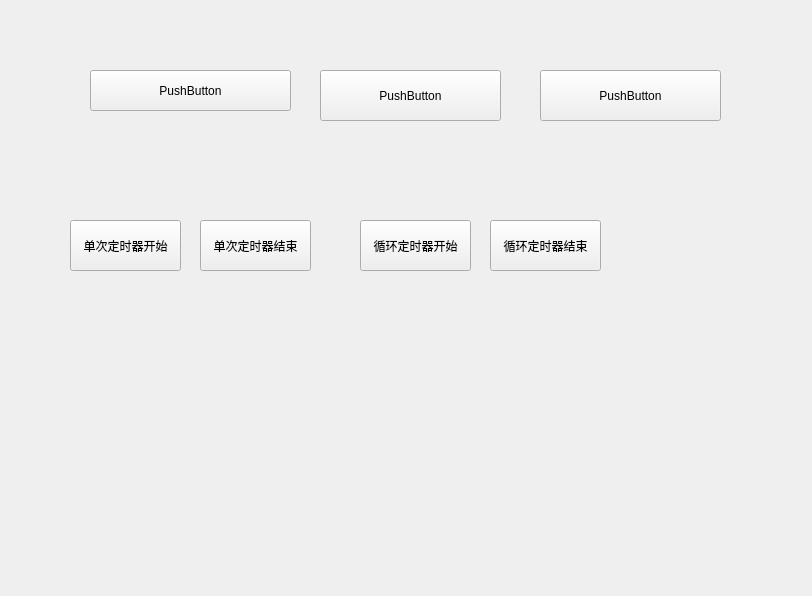
<?xml version="1.0" encoding="UTF-8"?>
<ui version="4.0">
 <class>WidgetClass</class>
 <widget class="QWidget" name="WidgetClass">
  <property name="geometry">
   <rect>
    <x>0</x>
    <y>0</y>
    <width>812</width>
    <height>596</height>
   </rect>
  </property>
  <property name="windowTitle">
   <string>Widget</string>
  </property>
  <widget class="QPushButton" name="pushButton">
   <property name="geometry">
    <rect>
     <x>90</x>
     <y>70</y>
     <width>201</width>
     <height>41</height>
    </rect>
   </property>
   <property name="text">
    <string>PushButton</string>
   </property>
  </widget>
  <widget class="QPushButton" name="pushButton_2">
   <property name="geometry">
    <rect>
     <x>320</x>
     <y>70</y>
     <width>181</width>
     <height>51</height>
    </rect>
   </property>
   <property name="text">
    <string>PushButton</string>
   </property>
  </widget>
  <widget class="QPushButton" name="pushButton_3">
   <property name="geometry">
    <rect>
     <x>540</x>
     <y>70</y>
     <width>181</width>
     <height>51</height>
    </rect>
   </property>
   <property name="text">
    <string>PushButton</string>
   </property>
  </widget>
  <widget class="QPushButton" name="timer_once_start">
   <property name="geometry">
    <rect>
     <x>70</x>
     <y>220</y>
     <width>111</width>
     <height>51</height>
    </rect>
   </property>
   <property name="text">
    <string>单次定时器开始</string>
   </property>
  </widget>
  <widget class="QPushButton" name="timer_once_end">
   <property name="geometry">
    <rect>
     <x>200</x>
     <y>220</y>
     <width>111</width>
     <height>51</height>
    </rect>
   </property>
   <property name="text">
    <string>单次定时器结束</string>
   </property>
  </widget>
  <widget class="QPushButton" name="timer_repeat_end">
   <property name="geometry">
    <rect>
     <x>490</x>
     <y>220</y>
     <width>111</width>
     <height>51</height>
    </rect>
   </property>
   <property name="text">
    <string>循环定时器结束</string>
   </property>
  </widget>
  <widget class="QPushButton" name="timer_repeat_start">
   <property name="geometry">
    <rect>
     <x>360</x>
     <y>220</y>
     <width>111</width>
     <height>51</height>
    </rect>
   </property>
   <property name="text">
    <string>循环定时器开始</string>
   </property>
  </widget>
 </widget>
 <layoutdefault spacing="6" margin="11"/>
 <resources>
  <include location="Widget.qrc"/>
 </resources>
 <connections/>
</ui>
